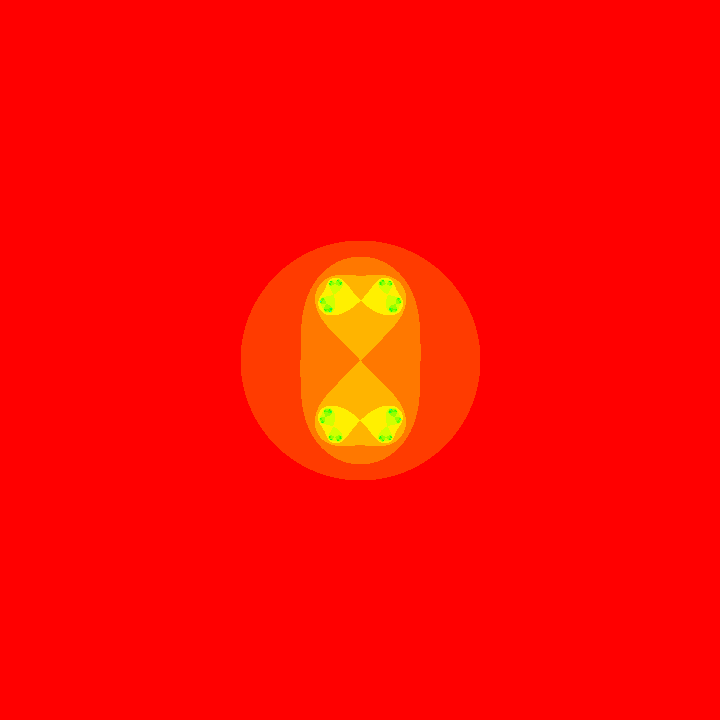
Frame 1 (no input)
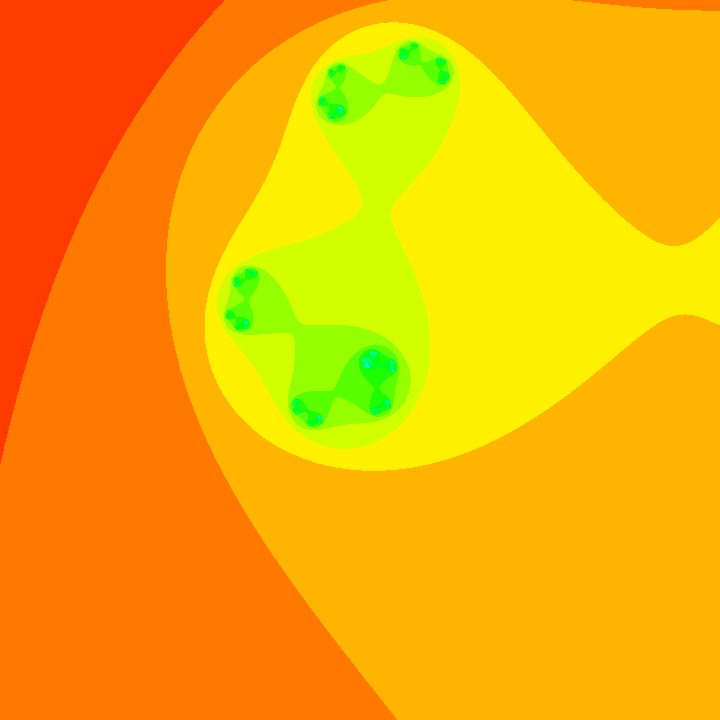
Frame 60 (the mouse pressed at the canvas centre just before this capture)
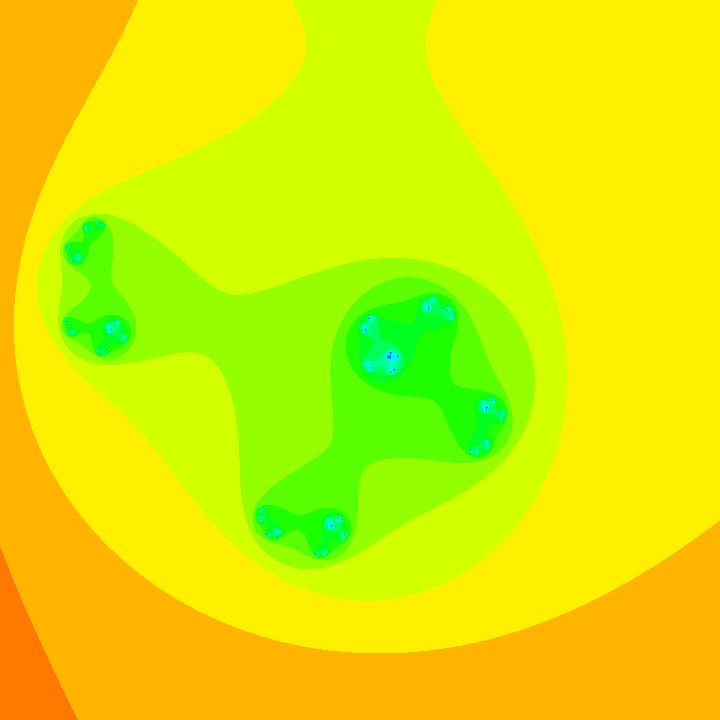
Frame 120 (the mouse held since frame 60 and released just before this capture)

The Processing sketch that drew these frames (run headless with seeded random() and noise(); from frame 60 on, the mouse is pressed at the canvas centre):

// Processing sketch: julia_set
// ── julia_set.pde
int x,y;float t,k=360;
float s=50;
float X=0;
float Y=0;
void setup(){
 size(720,720);
 colorMode(HSB);
}
float cx=-1;
float cy=2;
  float closestX=0;
  float closestY=0;
void draw(){
     t+=.005;
 cx=cos(t);
 cy=sin(t);
  s+=10;
  loadPixels();
  float dist=10;
  for(y=0;y<720;y++){
    for(x=0;x<720;x++){
      float ys=(y-k)/s+Y;
      float xs=(x-k)/s+X;
      int count=0;
      while((dist(xs,ys,0,0)<2)&&(count<30)){
        float s=xs;
        xs=xs*xs-ys*ys+cx;
        ys=2*s*ys+cy;
        count++;
      }
      
      
      if(count>10){
        float d=dist(0,0,(x-k)/s,(y-k)/s);
        if(d<dist){
          dist=d;
          closestX=(x-k)/s+X;
          closestY=(y-k)/s+Y;
        }
      }
      pixels[y*720+x]=color(count*10,255,255);
    }
  }
  println(dist+" "+X+" "+Y+" "+closestX+" "+closestY);
  updatePixels();
  X=closestX;  
  Y=closestY;

}
